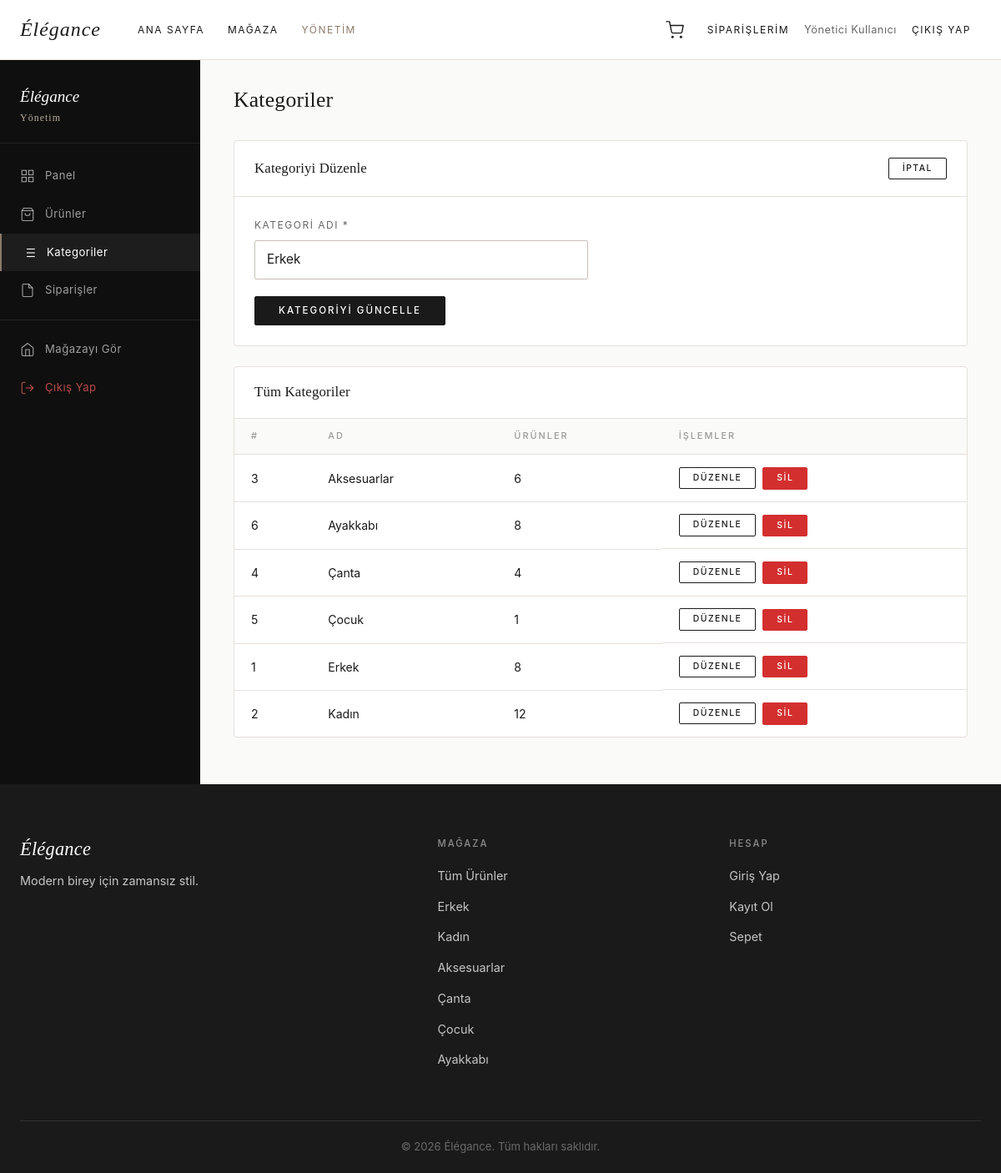
Page /admin/categories.php?action=edit&id=1 (signed in) on the committed database.
### tables this page shows
CREATE TABLE `categories` (
  `id` int(11) NOT NULL,
  `category_name` varchar(100) NOT NULL
);

### admin/categories.php (the view, shortened to what this page needs)
<?php
$pdo = getDB();
$editCat = null;
if (($_GET['action'] ?? '') === 'edit' && !empty($_GET['id'])) {
    $editStmt = $pdo->prepare('SELECT * FROM categories WHERE id = ?');
    $editStmt->execute([(int)$_GET['id']]);
    $editCat = $editStmt->fetch();
}
$categories = $pdo->query('SELECT c.*, COUNT(p.id) as product_count FROM categories c LEFT JOIN products p ON c.id = p.category_id GROUP BY c.id ORDER BY c.category_name')->fetchAll();
include dirname(__DIR__) . '/includes/header.php';
?>
<div class="admin-layout">
    <?php include __DIR__ . '/partials/sidebar.php'; ?>
    <div class="admin-main">
        <div class="admin-topbar">
            <h1 class="admin-page-title">Kategoriler</h1>
        </div>
        <div class="admin-card">
            <div class="admin-card__header">
                <h2 class="admin-card__title"><?= $editCat ? 'Kategoriyi Düzenle' : 'Kategori Ekle' ?></h2>
                <?php if ($editCat): ?>
                    <a href="<?= SITE_URL ?>/admin/categories.php" class="btn btn--secondary btn--sm">İptal</a>
                <?php endif; ?>
            </div>
            <form method="POST" action="" class="admin-form">
                <div class="form-group" style="max-width:400px">
                    <label class="form-label">Kategori Adı *</label>
                    <input type="text" name="category_name" class="form-control"
                           value="<?= htmlspecialchars($editCat['category_name'] ?? '') ?>" required>
                </div>
                <button type="submit" class="btn btn--primary">
                    <?= $editCat ? 'Kategoriyi Güncelle' : 'Kategori Ekle' ?>
                </button>
            </form>
        </div>
        <div class="admin-card">
            <div class="admin-card__header">
                <h2 class="admin-card__title">Tüm Kategoriler</h2>
            </div>
            <div class="admin-table-wrap">
                <table class="admin-table">
                    <thead>
                        <tr>
                            <th>#</th>
                            <th>Ad</th>
                            <th>Ürünler</th>
                            <th>İşlemler</th>
                        </tr>
                    </thead>
                    <tbody>
                        <?php if (empty($categories)): ?>
                        <tr><td colspan="4" class="admin-table__empty">Henüz kategori yok.</td></tr>
                        <?php else: ?>
                        <?php foreach ($categories as $cat): ?>
                        <tr>
                            <td><?= $cat['id'] ?></td>
                            <td><?= htmlspecialchars($cat['category_name']) ?></td>
                            <td><?= $cat['product_count'] ?></td>
                            <td class="admin-table__actions">
                                <a href="?action=edit&id=<?= $cat['id'] ?>" class="btn btn--secondary btn--sm">Düzenle</a>
                                <form method="POST" action="" style="display:inline"
                                      onsubmit="return confirm('Bu kategori silinsin mi? Ürünler kategorisiz kalacak.')">
                                    <button type="submit" class="btn btn--danger btn--sm">Sil</button>
                                </form>
                            </td>
                        </tr>
                        <?php endforeach; ?>
                        <?php endif; ?>
                    </tbody>
                </table>
            </div>
        </div>
    </div>
</div>
<?php include dirname(__DIR__) . '/includes/footer.php'; ?>

### assets/css/style.css (style rules this page uses)
:root { --primary: #1a1a1a; --primary-hover: #333333; --secondary: #8c7b6b; --secondary-light: #b5a898; --white: #ffffff; --off-white: #fafaf8; --light-gray: #f8f8f8; --warm-light: #f0ede8; --border: #e5e0da; --border-dark: #c8c0b8; --text: #1a1a1a; --text-light: #666666; --text-muted: #999999; --success: #4caf50; --success-bg: #f0faf0; --error: #d32f2f; --error-bg: #fef0f0; --font-heading: Georgia, 'Times New Roman', serif; --font-body: -apple-system, BlinkMacSystemFont, 'Segoe UI', Helvetica, Arial, sans-serif; --transition: 0.25s ease; --transition-slow: 0.4s ease; --shadow-sm: 0 1px 4px rgba(0,0,0,0.06); --shadow: 0 4px 20px rgba(0,0,0,0.08); --shadow-md: 0 8px 32px rgba(0,0,0,0.12); --shadow-hover: 0 12px 48px rgba(0,0,0,0.16); --radius: 2px; --radius-md: 4px; --container-max: 1200px; --nav-height: 72px; }
*, *::before, *::after { box-sizing: border-box; margin: 0; padding: 0; }
html { scroll-behavior: smooth; -webkit-text-size-adjust: 100%; }
body { font-family: var(--font-body); font-size: 15px; line-height: 1.65; color: var(--text); background: var(--white); -webkit-font-smoothing: antialiased; -moz-osx-font-smoothing: grayscale; }
a { color: inherit; text-decoration: none; }
button { cursor: pointer; font-family: inherit; }
input, textarea, select { font-family: inherit; }
h1, h2, h3, h4, h5 { font-family: var(--font-heading); font-weight: normal; line-height: 1.25; letter-spacing: 0.01em; color: var(--primary); }
.btn { display: inline-flex; align-items: center; justify-content: center; gap: 8px; padding: 11px 28px; font-family: var(--font-body); font-size: 0.72rem; font-weight: 500; letter-spacing: 2px; text-transform: uppercase; text-align: center; border: 1px solid transparent; border-radius: var(--radius); cursor: pointer; transition: all var(--transition); white-space: nowrap; text-decoration: none; line-height: 1; }
.btn--primary { background: var(--primary); color: var(--white); border-color: var(--primary); }
.btn--secondary { background: transparent; color: var(--primary); border-color: var(--primary); }
.btn--danger { background: var(--error); color: var(--white); border-color: var(--error); }
.btn--sm { padding: 7px 16px; font-size: 0.65rem; letter-spacing: 1.5px; }
.form-group { margin-bottom: 20px; }
.form-label { display: block; font-size: 0.75rem; letter-spacing: 1.5px; text-transform: uppercase; color: var(--text-light); margin-bottom: 8px; }
.form-control { display: block; width: 100%; padding: 11px 14px; font-size: 0.95rem; color: var(--primary); background: var(--white); border: 1px solid var(--border-dark); border-radius: var(--radius); transition: border-color var(--transition), box-shadow var(--transition); line-height: 1.5; outline: none; }
.admin-layout { display: flex; min-height: calc(100vh - var(--nav-height)); }
.admin-main { flex: 1; padding: 32px 40px; background: var(--off-white); overflow-x: auto; }
.admin-topbar { display: flex; align-items: center; justify-content: space-between; margin-bottom: 32px; }
.admin-page-title { font-size: 1.6rem; }
.admin-card { background: var(--white); border: 1px solid var(--border); border-radius: var(--radius-md); margin-bottom: 24px; overflow: hidden; }
.admin-card__header { display: flex; align-items: center; justify-content: space-between; padding: 20px 24px; border-bottom: 1px solid var(--border); }
.admin-card__title { font-size: 1.05rem; }
.admin-table-wrap { overflow-x: auto; }
.admin-table { width: 100%; border-collapse: collapse; font-size: 0.88rem; }
.admin-table th { padding: 12px 20px; text-align: left; font-size: 0.68rem; letter-spacing: 2px; text-transform: uppercase; color: var(--text-muted); font-weight: 500; font-family: var(--font-body); background: var(--off-white); border-bottom: 1px solid var(--border); }
.admin-table td { padding: 14px 20px; border-bottom: 1px solid var(--border); vertical-align: middle; }
.admin-table tr:last-child td { border-bottom: none; }
.admin-table__actions { display: flex; gap: 8px; align-items: center; }
.admin-form { padding: 24px; }

### rows in the picture
categories: category_name "Erkek", id "1", product_count "8"
categories: id "3", category_name "Aksesuarlar", product_count "6"
categories: id "6", category_name "Ayakkabı", product_count "8"
categories: id "4", category_name "Çanta", product_count "4"
categories: id "5", category_name "Çocuk", product_count "1"
categories: id "2", category_name "Kadın", product_count "12"

### other values in the picture
$_SESSION['full_name'] "Yönetici Kullanıcı"
